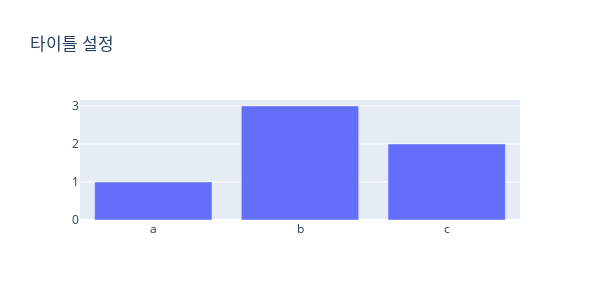

Notebook code cell kept with this figure:
### Code cell
# graph_object
fig = go.Figure(data=[go.Bar(x = ["a", "b", "c"], y = [1,3,2])],
                layout = go.Layout(title = go.layout.Title(text = "타이틀 설정"))
               )

fig.update_layout(width = 600, height = 300)
fig.show()

### Figure 1 — Plotly figure (JSON) as saved in the notebook; plotly's stock layout.template omitted (floating-point values rounded to 4 significant figures)
{"data": [{"type": "bar", "x": ["a", "b", "c"], "y": [1, 3, 2]}], "layout": {"height": 300, "title": {"text": "타이틀 설정"}, "width": 600, "xaxis": {"autorange": true, "range": [-0.5, 2.5], "type": "category"}, "yaxis": {"autorange": true, "range": [0, 3.158], "type": "linear"}}}
